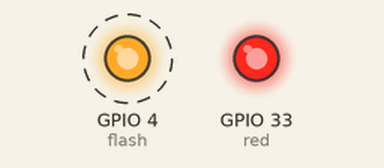
Recording of a program running on a simulated ESP32 board running MicroPython. Parts: output pins drawn as LEDs (lit = HIGH). Dashed ring = blinking.

Above: at 0.2 s.
At 5.2 s:
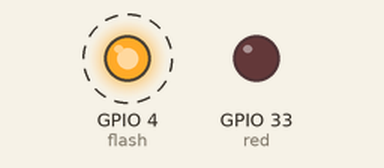
Timing chart, 0 to 6.9 s (numbered marks = the images above):
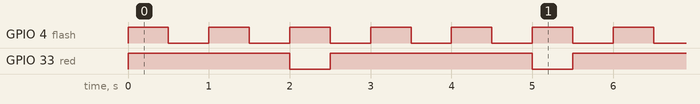

Measured:
- by itself, GPIO 4 (flash): alternates HIGH for 0.50 s and LOW for 0.50 s
- by itself, GPIO 33 (red): alternates HIGH for 2.5 s and LOW for 0.50 s
- by itself, everything shown: repeats every 3.0 s, in 6 steps

The program:

funtion8.py
```python
from machine import Pin
import time

flash = Pin(4, Pin.OUT, value=0)
red = Pin(33, Pin.OUT, value=1)

count = 0

while True:

    count += 1

    if count % 3 == 0:
        flash.value(1)
        red.value(0)
        time.sleep_ms(500)


        flash.value(0)
        red.value(1)
        time.sleep_ms(500)

    else:

        flash.value(1)
        time.sleep_ms(500)

        flash.value(0)
        time.sleep_ms(500)
```
